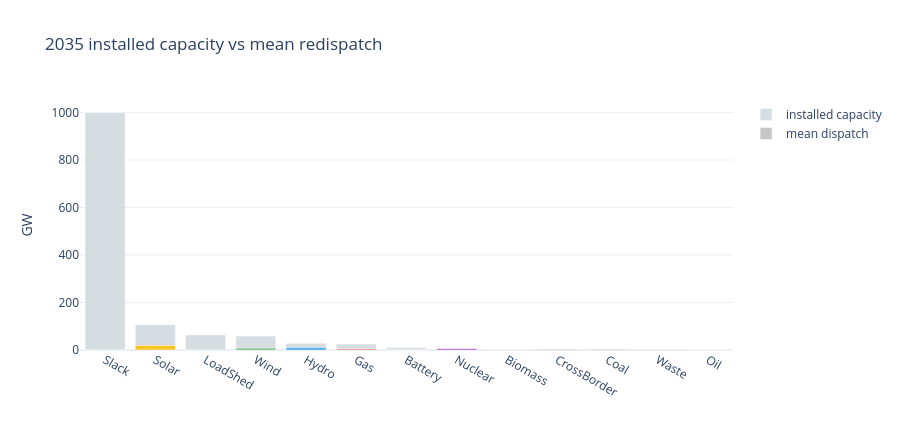

Notebook code for this chart:
### Markdown cell above
### Installed capacity vs. mean dispatch, by fuel

### Code cell
cap = (fuel.groupby('fuel').agg(capacity_mw=('capacity_mw', 'max'),
                                mean_disp=('dispatch_mw', 'mean')).reset_index())
cap = cap[cap['capacity_mw'] > 1].sort_values('capacity_mw', ascending=False)
fig = go.Figure()
fig.add_bar(x=cap['fuel'], y=cap['capacity_mw'] / 1000.0, name='installed capacity',
            marker_color='#cfd8dc')
fig.add_bar(x=cap['fuel'], y=cap['mean_disp'] / 1000.0, name='mean dispatch',
            marker_color=[FUEL_COLORS.get(f, '#999') for f in cap['fuel']])
fig.update_layout(title='2035 installed capacity vs mean redispatch', barmode='overlay',
                  yaxis_title='GW', height=430, hovermode='x unified')
fig.update_traces(opacity=0.85)
save_plotly(fig, 'capacity_vs_dispatch_2035.html'); fig.show()

### Figure 1 — Plotly figure (JSON) as saved in the notebook; plotly's stock layout.template omitted (floating-point values rounded to 4 significant figures)
{"data": [{"marker": {"color": "#cfd8dc"}, "name": "installed capacity", "opacity": 0.85, "type": "bar", "x": ["Slack", "Solar", "LoadShed", "Wind", "Hydro", "Gas", "Battery", "Nuclear", "Biomass", "CrossBorder", "Coal", "Waste", "Oil"], "y": [999.9, 106.5, 63.49, 58.43, 28.3, 25.13, 10.27, 6.034, 3.224, 2.7, 2.553, 0.714, 0.5547]}, {"marker": {"color": ["#BDBDBD", "#FFC107", "#E91E63", "#4CAF50", "#2196F3", "#F44336", "#00BCD4", "#9C27B0", "#795548", "#6C757D", "#212121", "#999", "#607D8B"]}, "name": "mean dispatch", "opacity": 0.85, "type": "bar", "x": ["Slack", "Solar", "LoadShed", "Wind", "Hydro", "Gas", "Battery", "Nuclear", "Biomass", "CrossBorder", "Coal", "Waste", "Oil"], "y": [0.0, 18.8, 0.004135, 7.45, 9.205, 3.997, 0.1605, 5.531, 0.0, 1.937, 0.9972, 0.551, 0.0563]}], "layout": {"barmode": "overlay", "height": 430, "hovermode": "x unified", "title": {"text": "2035 installed capacity vs mean redispatch"}, "yaxis": {"title": {"text": "GW"}}}}
